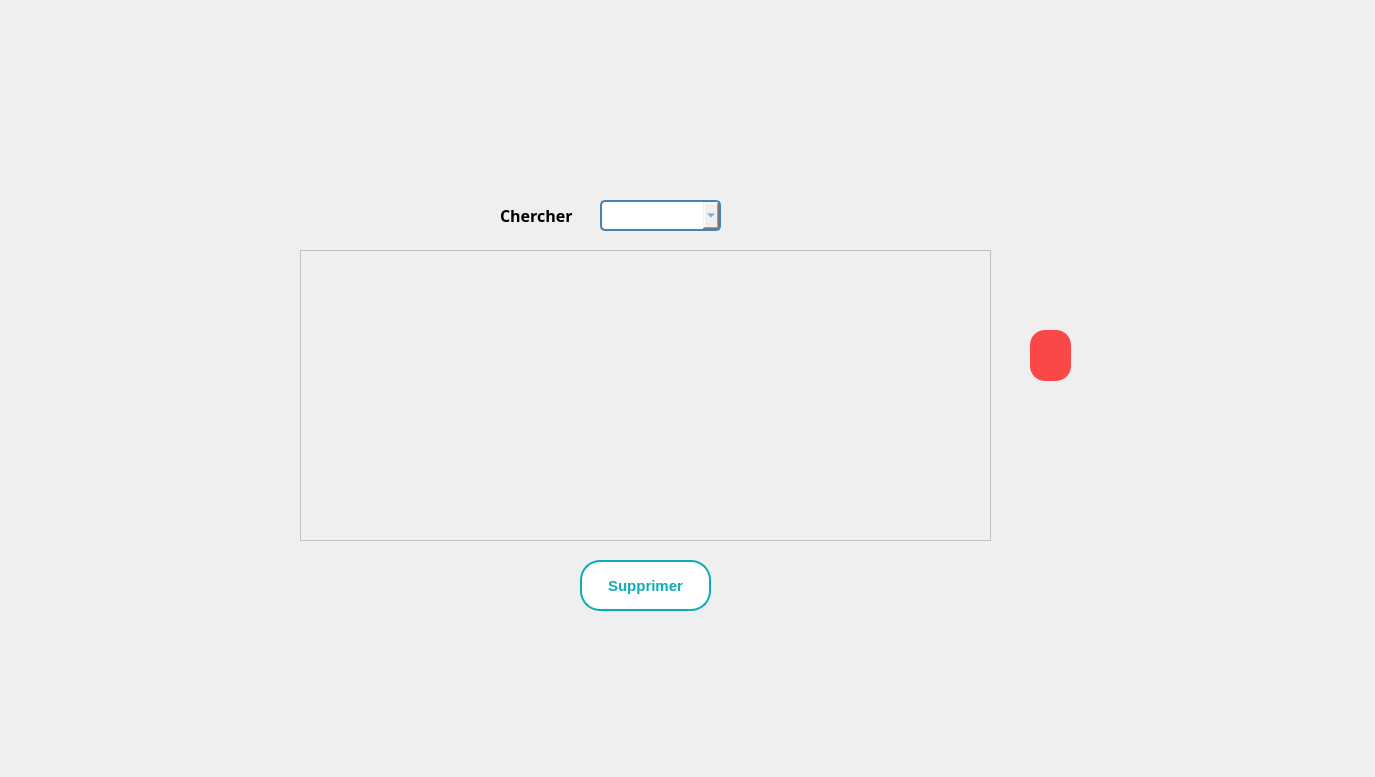
      <widget class="QWidget" name="tab_3">
       <property name="minimumSize">
        <size>
         <width>1366</width>
         <height>768</height>
        </size>
       </property>
       <attribute name="title">
        <string>Afficher</string>
       </attribute>
       <widget class="QLabel" name="label_13">
        <property name="geometry">
         <rect>
          <x>0</x>
          <y>0</y>
          <width>1366</width>
          <height>768</height>
         </rect>
        </property>
        <property name="styleSheet">
         <string notr="true"/>
        </property>
        <property name="text">
         <string/>
        </property>
        <property name="pixmap">
         <pixmap resource="image/image.qrc">:/background_3.png</pixmap>
        </property>
        <property name="scaledContents">
         <bool>true</bool>
        </property>
       </widget>
       <widget class="QLabel" name="label_14">
        <property name="geometry">
         <rect>
          <x>500</x>
          <y>190</y>
          <width>91</width>
          <height>51</height>
         </rect>
        </property>
        <property name="font">
         <font>
          <family>Bell MT</family>
          <pointsize>12</pointsize>
          <weight>75</weight>
          <italic>false</italic>
          <bold>true</bold>
         </font>
        </property>
        <property name="text">
         <string>Chercher</string>
        </property>
       </widget>
       <widget class="QPushButton" name="sup_ab">
        <property name="enabled">
         <bool>true</bool>
        </property>
        <property name="geometry">
         <rect>
          <x>580</x>
          <y>560</y>
          <width>131</width>
          <height>51</height>
         </rect>
        </property>
        <property name="font">
         <font>
          <family>Arial</family>
          <pointsize>11</pointsize>
          <weight>75</weight>
          <bold>true</bold>
         </font>
        </property>
        <property name="autoFillBackground">
         <bool>false</bool>
        </property>
        <property name="styleSheet">
         <string notr="true">/* Styles généraux du bouton */
QPushButton {
    background-color: #ffffff; /* Bleu clair pour représenter l'eau */
    border: 2px solid #0EABB8; /* Bordure bleue */
    color: #0EABB8; /* Texte blanc */
    padding: 10px ; /* Espacement intérieur */

    font-weight: bold; /* Police en gras */
    border-radius: 20px; /* Bordure arrondie */
    outline: none; /* Supprime la bordure de focus */
  
    overflow: hidden; /* Cache le contenu débordant */
    transition: background-color 0.3s, color 0.3s; /* Transition des couleurs */
}

/* Style au survol du bouton */
QPushButton:hover {
    background-color: #0EABB8; /* Fond devient blanc */
    color: #ffffff; /* Texte devient bleu clair */
}

/* Style au clic du bouton */
QPushButton:pressed {
    background-color: #0EABB8; /* Bleu foncé lors du clic */
    color: #f8f8f8; /* Texte blanc lors du clic */
}

/* Animation pour le pseudo-élément :after */
QPushButton::after {
    content: ''; /* Contenu vide */
    position: absolute; /* Position absolue */
    width: 100%; /* Largeur à 100% */
    height: 100%; /* Hauteur à 100% */
    background-color: rgba(255, 255, 255, 0.3); /* Fond semi-transparent */
    top: 50%; /* Positionnement au centre vertical */
    left: 50%; /* Positionnement au centre horizontal */
    border-radius: 50%; /* Bordure arrondie */
    transform: translate(-50%, -50%) scale(0); /* Réduit l'échelle à 0 */
    transition: transform 0.5s ease; /* Transition de l'échelle */
}

/* Animation au survol du bouton */
QPushButton:hover::after {
    transform: translate(-50%, -50%) scale(2); /* Augmente l'échelle à 2 */
}
</string>
        </property>
        <property name="text">
         <string>  Supprimer  </string>
        </property>
        <property name="icon">
         <iconset>
          <normaloff>../Downloads/anyrgb.com.png</normaloff>../Downloads/anyrgb.com.png</iconset>
        </property>
        <property name="autoDefault">
         <bool>true</bool>
        </property>
       </widget>
       <widget class="QTableView" name="tableView_7">
        <property name="geometry">
         <rect>
          <x>300</x>
          <y>250</y>
          <width>691</width>
          <height>291</height>
         </rect>
        </property>
        <property name="styleSheet">
         <string notr="true">QTableView {
    background-color: #f0f0f0; /* Couleur de fond */
    alternate-background-color: #e0e0e0; /* Couleur de fond des lignes alternatives */
    selection-background-color: #c0c0c0; /* Couleur de fond de la sélection */
    selection-color: #ffffff; /* Couleur du texte de la sélection */
    border: 1px solid #c0c0c0; /* Bordure */
}

QTableView::item {
    padding: 5px; /* Espacement du contenu */
}

QTableView::item:selected {
    background-color: #a0a0a0; /* Couleur de fond de l'élément sélectionné */
}

QHeaderView::section {
    background-color: #d0d0d0; /* Couleur de fond de l'en-tête de colonne */
    padding: 5px; /* Espacement du texte */
    border: 1px solid #c0c0c0; /* Bordure */
}

QTableView::indicator {
    width: 50px; /* Largeur de la case à cocher/radio */
    height: 50px; /* Hauteur de la case à cocher/radio */
}
</string>
        </property>
       </widget>
       <widget class="QComboBox" name="choix_combo_ab">
        <property name="geometry">
         <rect>
          <x>600</x>
          <y>200</y>
          <width>121</width>
          <height>31</height>
         </rect>
        </property>
        <property name="font">
         <font>
          <family>Arial</family>
          <pointsize>-1</pointsize>
         </font>
        </property>
        <property name="styleSheet">
         <string notr="true">/* Style général du QComboBox */
QComboBox {
    border: 2px solid #4682B4; /* Bordure bleue */
    border-radius: 5px; /* Coins arrondis */
    padding: 5px; /* Espace intérieur */
    font-size: 13px; /* Taille de la police */
    font-family: &quot;Arial&quot;, sans-serif; /* Police de caractère */
    color: #4682B4; /* Couleur du texte */

}




/* Style des éléments déroulants */
QComboBox QAbstractItemView {
    border: 2px solid #4682B4; /* Bordure bleue */
    border-radius: 5px; /* Coins arrondis */
    font-size: 14px; /* Taille de la police */
    font-family: &quot;Arial&quot;, sans-serif; /* Police de caractère */
    color: #4682B4; /* Couleur du texte */
    background-color: #F0F8FF; /* Couleur de fond */
}

/* Style des éléments déroulants au survol */
QComboBox QAbstractItemView:hover {
    background-color: #87CEEB; /* Couleur de fond bleue au survol */
}
</string>
        </property>
       </widget>
       <widget class="QPushButton" name="recherche_ab_bouton_2">
        <property name="geometry">
         <rect>
          <x>750</x>
          <y>200</y>
          <width>41</width>
          <height>31</height>
         </rect>
        </property>
        <property name="styleSheet">
         <string notr="true">QPushButton {
    background-color: transparent; /* Bleu clair pour représenter l'eau */
    border: transparent; /* Bordure bleue */



}</string>
        </property>
        <property name="text">
         <string/>
        </property>
        <property name="icon">
         <iconset resource="image/image.qrc">
          <normaloff>:/search-512.webp</normaloff>:/search-512.webp</iconset>
        </property>
        <property name="iconSize">
         <size>
          <width>25</width>
          <height>25</height>
         </size>
        </property>
       </widget>
       <widget class="QPushButton" name="refresh_ab">
        <property name="geometry">
         <rect>
          <x>950</x>
          <y>200</y>
          <width>41</width>
          <height>41</height>
         </rect>
        </property>
        <property name="styleSheet">
         <string notr="true">QPushButton {
    background-color: transparent; /* Bleu clair pour représenter l'eau */
    border: transparent; /* Bordure bleue */



}</string>
        </property>
        <property name="text">
         <string/>
        </property>
        <property name="icon">
         <iconset resource="image/image.qrc">
          <normaloff>:/refresh-button_61444.png</normaloff>:/refresh-button_61444.png</iconset>
        </property>
        <property name="iconSize">
         <size>
          <width>20</width>
          <height>20</height>
         </size>
        </property>
       </widget>
       <widget class="QPushButton" name="pdf_ab">
        <property name="geometry">
         <rect>
          <x>1030</x>
          <y>330</y>
          <width>41</width>
          <height>51</height>
         </rect>
        </property>
        <property name="styleSheet">
         <string notr="true">/* Style général du QPushButton */
QPushButton {
    border: none; /* Pas de bordure */
    border-radius: 15px; /* Coins arrondis */
    padding: 10px; /* Espace intérieur */
    font-size: 16px; /* Taille de la police */
    font-family: &quot;Arial&quot;, sans-serif; /* Police de caractère */
    color: #FFFFFF; /* Couleur du texte */
    background-color: rgba(255, 0, 0, 0.7); /* Couleur de fond rouge transparente */
    transition: background-color 0.5s, opacity 0.5s; /* Transition pour la couleur de fond et l'opacité */
}

/* Style de l'icône */
QPushButton::icon {
    width: 50px; /* Largeur de l'icône */
    height: 50px; /* Hauteur de l'icône */
    margin-right: 10px; /* Marge à droite de l'icône */
    border: 2px solid red; /* Bordure rouge autour de l'icône */
}

/* Style lorsque le bouton est survolé */
QPushButton:hover {
    background-color: rgba(255, 0, 0, 0.9); /* Couleur de fond rouge transparente plus foncée au survol */
}

/* Style lorsque le bouton est enfoncé */
QPushButton:pressed {
    background-color: rgba(255, 0, 0, 1); /* Couleur de fond rouge transparente pleine lorsqu'enfoncé */
    opacity: 1; /* Réduire légèrement l'opacité lors de l'enfoncement */
}
</string>
        </property>
        <property name="text">
         <string/>
        </property>
        <property name="icon">
         <iconset resource="image/image.qrc">
          <normaloff>:/pdf.png</normaloff>:/pdf.png</iconset>
        </property>
        <property name="iconSize">
         <size>
          <width>50</width>
          <height>50</height>
         </size>
        </property>
       </widget>
       <widget class="QPushButton" name="stat_abonnement_2">
        <property name="geometry">
         <rect>
          <x>1030</x>
          <y>410</y>
          <width>41</width>
          <height>41</height>
         </rect>
        </property>
        <property name="styleSheet">
         <string notr="true">QPushButton {
    background-color: transparent; /* Bleu clair pour représenter l'eau */
    border: transparent; /* Bordure bleue */



}</string>
        </property>
        <property name="text">
         <string/>
        </property>
        <property name="icon">
         <iconset>
          <normaloff>:/stat.jpg</normaloff>:/stat.jpg</iconset>
        </property>
        <property name="iconSize">
         <size>
          <width>40</width>
          <height>40</height>
         </size>
        </property>
       </widget>
      </widget>
